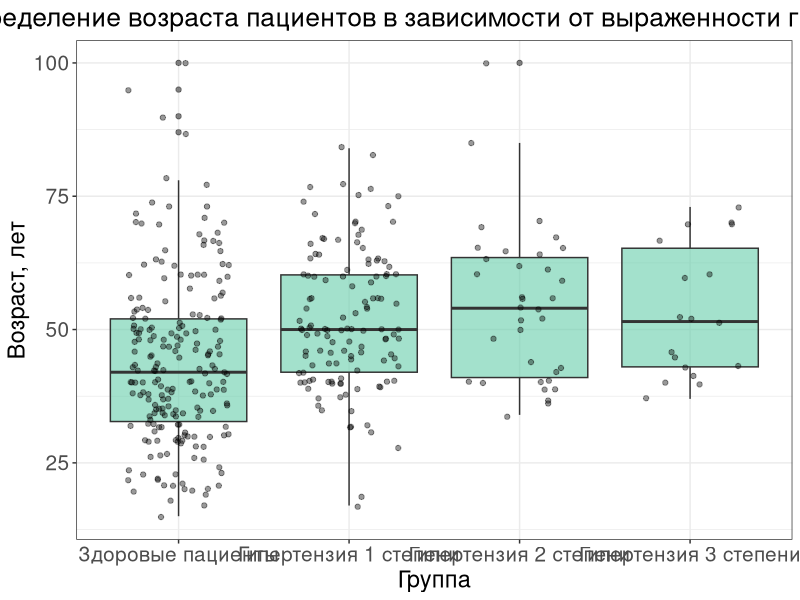
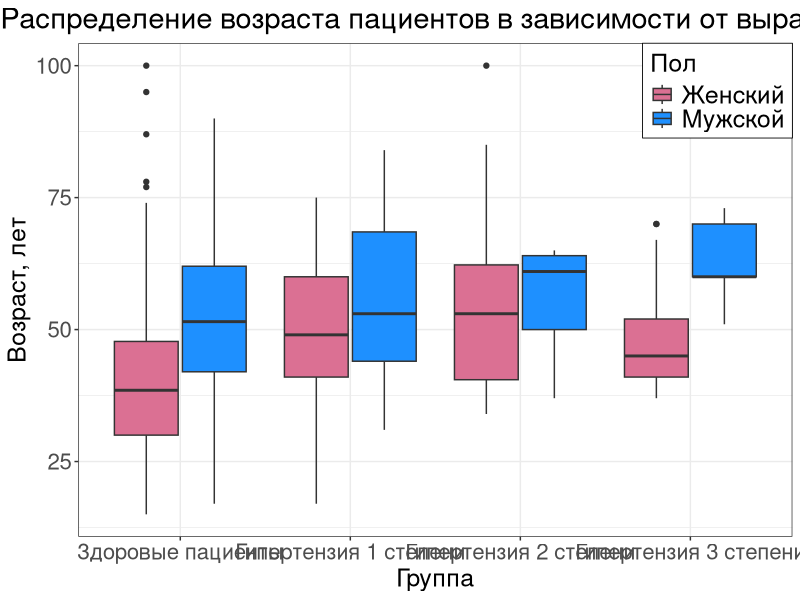
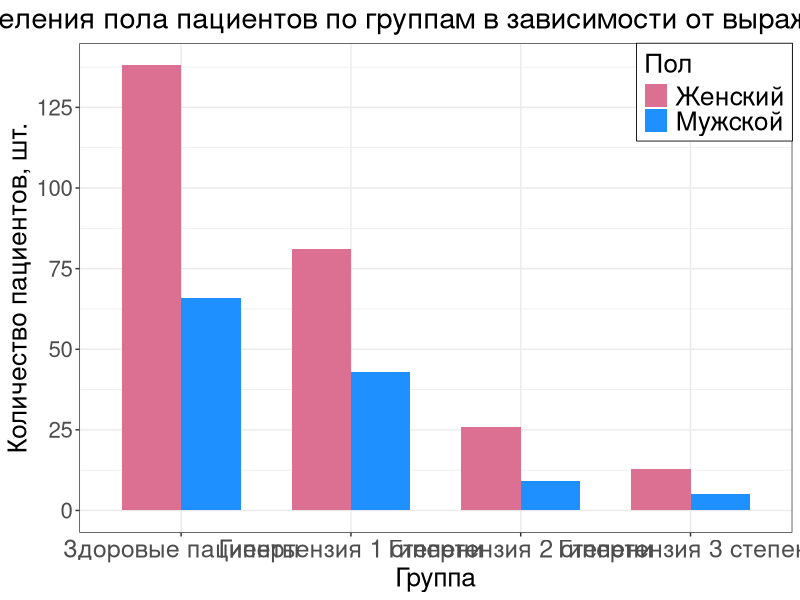
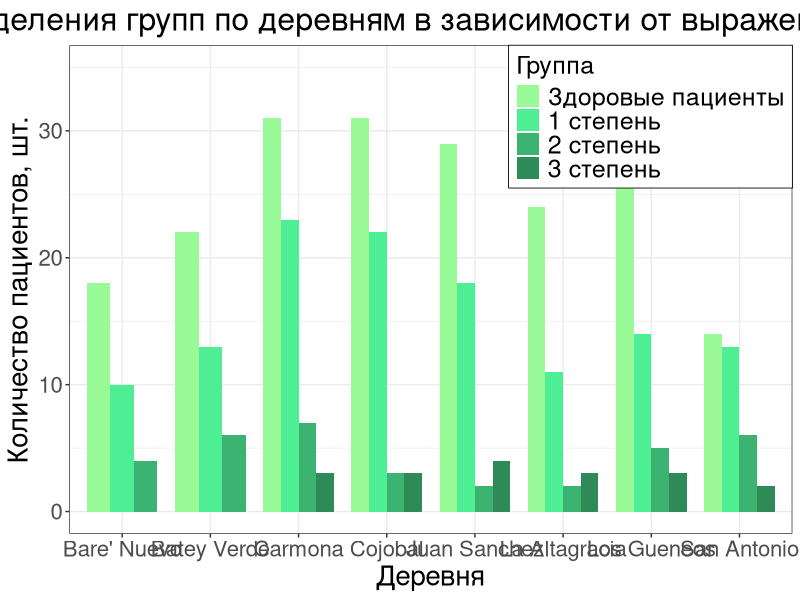
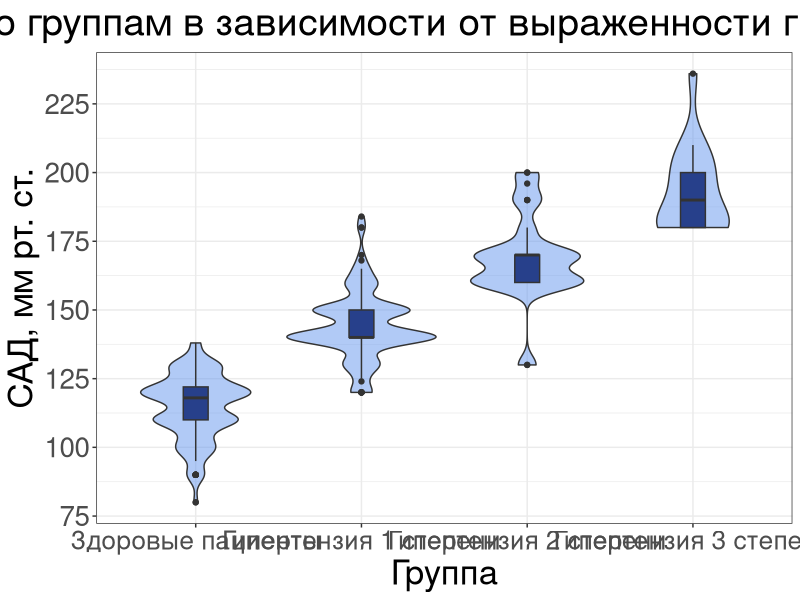
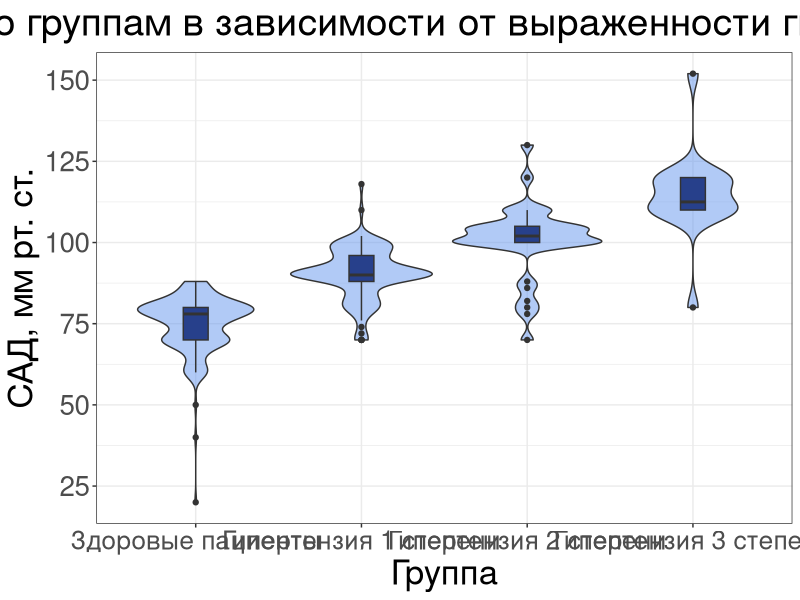

Here is the R script that generated these plots, in order:
## ---- chunk 1
knitr::opts_chunk$set(echo = TRUE, message = F, warning = F)

library(flextable)
library(tidyverse)
library(readxl)
library(scales)
## ---- chunk 2
hypertension <- read_xlsx("data/originals/DominicanHTN_add_sign.xlsx")
hypertension <- hypertension %>%
  mutate(severity_hypertension = case_when(
    (SBP < 140 & DBP < 90) ~ "norm",
    ((SBP >= 140 & SBP < 160) | (DBP >= 90 & DBP < 100)) ~ "stage1",
    ((SBP >= 160 & SBP < 180) | (DBP >= 100 & DBP < 110)) ~ "stage2",
    (SBP >= 180 | DBP >= 110) ~ "stage3",
    TRUE ~ "crisis"
  ))

hypertension %>%
  filter(severity_hypertension == "crisis") #все пациенты распределены по группам
## ---- chunk 3

## ---- chunk 4
scale_x_hypertension <- scale_x_discrete(name = "Группа",
                                         labels = c("norm" = "Здоровые пациенты",
                                                    "stage1" = "Гипертензия 1 степени",
                                                    "stage2" = "Гипертензия 2 степени",
                                                    "stage3" = "Гипертензия 3 степени"))

ggplot(hypertension, aes(x = severity_hypertension, y = Age)) +
  geom_boxplot(width = 0.8, alpha = 0.6, fill = "aquamarine3") +
  geom_jitter(width = 0.3, alpha = 0.4, color = "black") +
  labs(title = "Распределение возраста пациентов в зависимости от выраженности гипертензии", 
       x = "Группа", 
       y = "Возраст, лет")+
  scale_x_hypertension +
  theme_bw()+
  theme(
    plot.title = element_text(size = 19, hjust = 0.5),
    axis.title = element_text(size = 17),
    axis.text.y = element_text(size = 15),
    axis.text.x = element_text(size = 15)
  )
## ---- chunk 5
scale_fill_gender <- scale_fill_manual(
    name = "Пол",
    labels = c(
      "Male" = "Мужской",
      "Female" = "Женский"),
    values = c(
      "Male" = "dodgerblue",
      "Female" = "palevioletred"))

ggplot(hypertension, aes(x = severity_hypertension, y = Age, fill = Gender)) +
  geom_boxplot(position = position_dodge(width = 0.8)) +
  labs(title = "Распределение возраста пациентов в зависимости от выраженности гипертензии", 
       x = "Группа", 
       y = "Возраст, лет")+
  scale_x_hypertension+
  scale_fill_gender+
  theme_bw()+
  theme(
    plot.title = element_text(size = 21, hjust = 0.2),
    axis.title = element_text(size = 18),
    axis.text.y = element_text(size = 16),
    axis.text.x = element_text(size = 16),
    legend.position = "inside",
    legend.justification = c("right", "top"),
    legend.title = element_text(size = 18),
    legend.text = element_text(size = 18),
    legend.background = element_rect(color = "black", size = 0.3)
  )
## ---- chunk 6
ggplot(hypertension, aes(x = severity_hypertension, fill = Gender)) +
  geom_bar(position = "dodge", width = 0.7) +
  labs(title = "График распределения пола пациентов по группам в зависимости от выраженности гипертензии", 
       x = "Группа", 
       y = "Количество пациентов, шт.") +
  scale_x_hypertension +
  scale_y_continuous(
    name = "Количество пациентов, шт.",
    breaks = seq(0, 150, 25))+
  scale_fill_gender+
  theme_bw()+
  theme(
    plot.title = element_text(size = 21, hjust = 0.5),
    axis.title = element_text(size = 19),
    axis.text.y = element_text(size = 16),
    axis.text.x = element_text(size = 18),
    legend.position = "inside",
    legend.justification = c("right", "top"),
    legend.title = element_text(size = 19),
    legend.text = element_text(size = 19),
    legend.background = element_rect(color = "black", size = 0.3)
  )
## ---- chunk 7
scale_fill_hypertension <- scale_fill_manual(
    name = "Группа",
    labels = c(
      "norm" = "Здоровые пациенты",
      "stage1" = "1 степень",
      "stage2" = "2 степень",
      "stage3" = "3 степень"),
    values = c(
      "norm" = "palegreen",
      "stage1" = "seagreen2",
      "stage2" = "mediumseagreen",
      "stage3" = "seagreen"))

ggplot(hypertension, aes(x = Village, fill = severity_hypertension)) +
  geom_bar(position = "dodge", width = 0.8) +
  labs(title = "График распределения групп по деревням в зависимости от выраженности гипертензии",
       x = "Деревня", y = "Количество пациентов, шт.")+
  scale_fill_hypertension+
  theme_bw()+
  theme(
    plot.title = element_text(size = 23, hjust = 0.5),
    axis.title = element_text(size = 20),
    axis.text.y = element_text(size = 16),
    axis.text.x = element_text(size = 16),
    legend.position = "inside",
    legend.justification = c("right", "top"),
    legend.title = element_text(size = 18),
    legend.text = element_text(size = 18),
    legend.background = element_rect(color = "black", size = 0.3)
  )
## ---- chunk 8
ggplot(hypertension, aes(x = severity_hypertension, y = SBP)) +
  geom_violin(fill = "cornflowerblue", alpha = 0.5) +
  geom_boxplot(fill = "royalblue4", width = 0.15) +
  labs(title = "САД по группам в зависимости от выраженности гипертензии", 
       x = "Группа", 
       y = "САД, мм рт. ст.") +
  scale_x_hypertension+
  scale_y_continuous(
    name = "САД, мм рт. ст.",
    breaks = seq(0, 300, 25))+
  theme_bw()+
  theme(
    plot.title = element_text(size = 28, hjust = 0.5),
    axis.title = element_text(size = 25),
    axis.text.y = element_text(size = 20),
    axis.text.x = element_text(size = 19)
  )

ggplot(hypertension, aes(x = severity_hypertension, y = DBP, fill = severity_hypertension)) +
  geom_violin(fill = "cornflowerblue", alpha = 0.5) +
  geom_boxplot(fill = "royalblue4", width = 0.15) +
  labs(title = "ДАД по группам в зависимости от выраженности гипертензии", 
       x = "Группа", 
       y = "ДАД, мм рт. ст.") +
  scale_y_continuous(
    name = "САД, мм рт. ст.",
    breaks = seq(0, 300, 25))+
  scale_x_hypertension+
  theme_bw()+
  theme(
    plot.title = element_text(size = 28, hjust = 0.5),
    axis.title = element_text(size = 25),
    axis.text.y = element_text(size = 20),
    axis.text.x = element_text(size = 19)
  )
## ---- chunk 9
